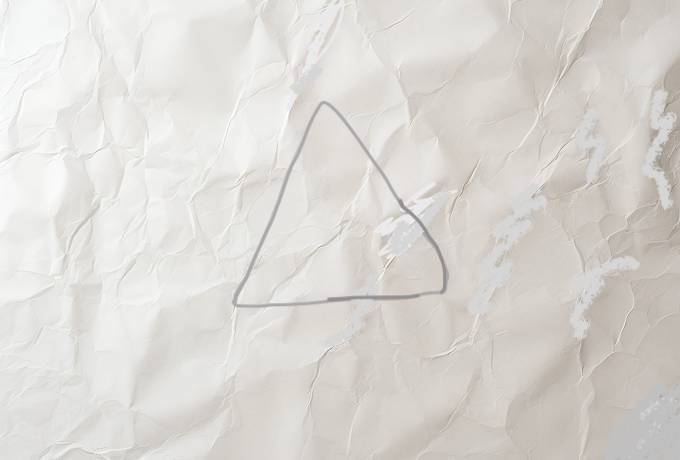
#> input picture EdgeDetection/pythonProject/paper4.jpeg, 680 x 460 px, found by its file name
$ python canny_manual.py
#> lines starting #> are read from the running program, lines starting #| are printed output that depends on the picture
### EdgeDetection/pythonProject/sobel_manual.py
import cv2
import numpy as np
import matplotlib.pyplot as plt
import time


def load_image(path):
    return cv2.imread(path)


def convert_to_grayscale(image):
    return cv2.cvtColor(image, cv2.COLOR_BGR2GRAY)


def convolve(image, kernel):
    #convoluția asupra imaginii folosind un kernel 3x3
    h, w = image.shape
    kh, kw = kernel.shape
    pad = kh // 2
    output = np.zeros((h, w), dtype=np.float64)

    #aplic kernelul pe fiecare pixel
    for i in range(pad, h - pad):
        for j in range(pad, w - pad):
            region = image[i - pad:i + pad + 1, j - pad:j + pad + 1]
            output[i, j] = np.sum(region * kernel)

    return output


# [12 lines left out: function apply_sobel_operator_manual1, not called in this run]


def apply_sobel_operator_manual(image):

    sobel_x = np.array([[-1, 0, 1], [-2, 0, 2], [-1, 0, 1]], dtype=np.float64)
    sobel_y = np.array([[-1, -2, -1], [0, 0, 0], [1, 2, 1]], dtype=np.float64)

    grad_x = convolve(image, sobel_x)
    grad_y = convolve(image, sobel_y)

    grad_magnitude = np.sqrt(grad_x ** 2 + grad_y ** 2)

    grad_direction = np.arctan2(grad_y, grad_x)

    return grad_x, grad_y, grad_magnitude, grad_direction


def normalize_image(image):
    return np.uint8(255 * np.abs(image) / np.max(image))


# [10 lines left out: function plot_images, not called in this run]


# [38 lines that do not run on import are left out]

### EdgeDetection/pythonProject/canny_manual.py
import cv2
import numpy as np
import time
import matplotlib.pyplot as plt
import sobel_manual


def gaussian_kernel(size=5, sigma=1.4):
    """
    Generează un kernel Gaussian.
    """
    kernel = np.fromfunction(
        lambda x, y: (1 / (2 * np.pi * sigma ** 2)) *
                     np.exp(-((x - (size - 1) / 2) ** 2 + (y - (size - 1) / 2) ** 2) / (2 * sigma ** 2)),
        (size, size)
    )
    return kernel / np.sum(kernel)

def non_maximum_suppression(grad_mag, grad_dir):
    """
    Aplică non-maximum suppression pentru a subția marginile.
    """
    h, w = grad_mag.shape
    output = np.zeros((h, w), dtype=np.float64)
    angle = grad_dir * 180.0 / np.pi
    angle[angle < 0] += 180

    for i in range(1, h - 1):
        for j in range(1, w - 1):
            q, r = 255, 255

            #  vecinii in functie de directia gradientului
            if (0 <= angle[i, j] < 22.5) or (157.5 <= angle[i, j] <= 180):
                q, r = grad_mag[i, j + 1], grad_mag[i, j - 1]
            elif 22.5 <= angle[i, j] < 67.5:
                q, r = grad_mag[i + 1, j - 1], grad_mag[i - 1, j + 1]
            elif 67.5 <= angle[i, j] < 112.5:
                q, r = grad_mag[i + 1, j], grad_mag[i - 1, j]
            elif 112.5 <= angle[i, j] < 157.5:
                q, r = grad_mag[i - 1, j - 1], grad_mag[i + 1, j + 1]

            # Păstram doar maximele locale
            if grad_mag[i, j] >= q and grad_mag[i, j] >= r:
                output[i, j] = grad_mag[i, j]

    return output

def hysteresis_thresholding(image, low_threshold, high_threshold):
    """
    hysteresis thresholding pentru a elimina marginile slabe.
    """
    strong, weak = 255, 75
    strong_i, strong_j = np.where(image >= high_threshold)
    weak_i, weak_j = np.where((image >= low_threshold) & (image < high_threshold))

    output = np.zeros_like(image, dtype=np.uint8)
    output[strong_i, strong_j] = strong
    output[weak_i, weak_j] = weak

    # Conecteaza marginile slabe la marginile puternice
    for i, j in zip(weak_i, weak_j):
        if np.any(output[i - 1:i + 2, j - 1:j + 2] == strong):
            output[i, j] = strong
        else:
            output[i, j] = 0

    return output

def canny_manual(image, low_threshold_ratio=0.03, high_threshold_ratio=0.09):

    kernel = gaussian_kernel()
    blurred = sobel_manual.convolve(image, kernel)

    grad_x, grad_y, grad_mag, grad_dir = sobel_manual.apply_sobel_operator_manual(blurred)

    suppressed = non_maximum_suppression(grad_mag, grad_dir)

    # hysteresis thresholding
    max_grad = np.max(suppressed)
    low_threshold = low_threshold_ratio * max_grad
    high_threshold = high_threshold_ratio * max_grad
    edges = hysteresis_thresholding(suppressed, low_threshold, high_threshold)

    return edges

if __name__ == "__main__":
    image_path = '/Users/dariatache/Desktop/PrelucrareSemnale/EdgeDetection/pythonProject/paper4.jpeg'
    gray_image = cv2.imread(image_path, cv2.IMREAD_GRAYSCALE)
#> gray_image: shape (460, 680); min 127, max 255, mean 217.1

    if gray_image is None:
        raise ValueError("Imaginea nu a putut fi încărcată.")

    start = time.time()
    edges = canny_manual(gray_image)
#> after the loop in convolve (call 2), `for i in range(pad, h - pad):`:
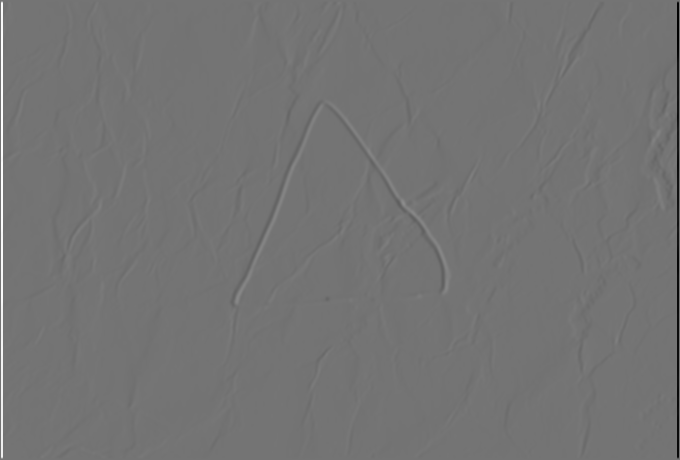
#> output: shape (460, 680) float64; min -838.2, max 1001, mean 0; drawn with min black and max white
#> in apply_sobel_operator_manual, `grad_magnitude = np.sqrt(grad_x ** 2 + grad_y ** 2)`:
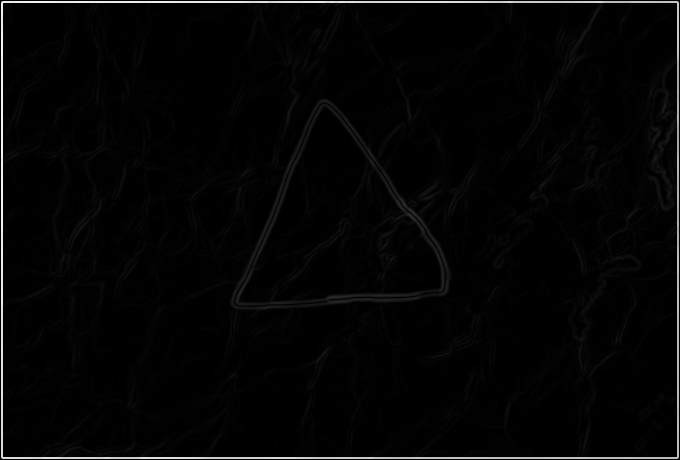
#> grad_magnitude: shape (460, 680) float64; min 0, max 1033.7, mean 21.8; drawn with min black and max white
#> in apply_sobel_operator_manual, `grad_direction = np.arctan2(grad_y, grad_x)`:
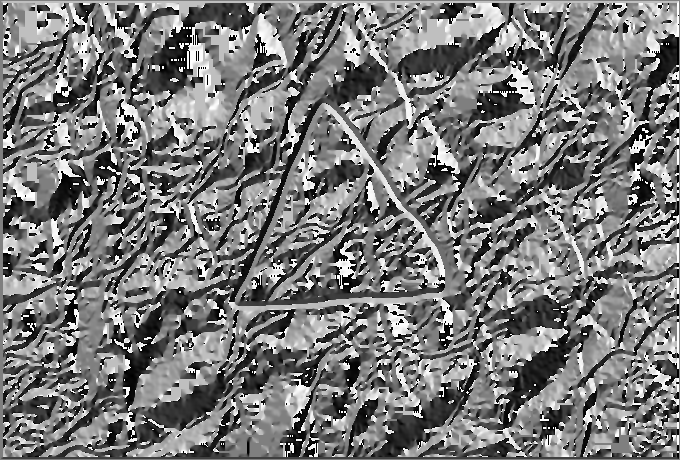
#> grad_direction: shape (460, 680) float64; min -3.14, max 3.14, mean -0.142; drawn with min black and max white
#> in non_maximum_suppression, `angle[angle < 0] += 180`:
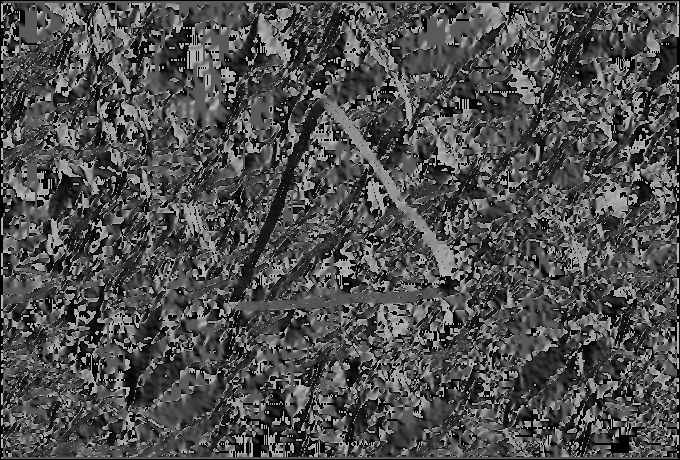
#> angle: shape (460, 680) float64; min 0, max 180, mean 78.5
#> in canny_manual, `max_grad = np.max(suppressed)`: max_grad = 1033.7
#> in canny_manual, `low_threshold = low_threshold_ratio * max_grad`: low_threshold = 31.01
#> in canny_manual, `high_threshold = high_threshold_ratio * max_grad`: high_threshold = 93.03
#> in hysteresis_thresholding, `strong_i, strong_j = np.where(image >= high_threshold)`: strong_i = 3203 values from 1 to 458; strong_j = 3203 values, max 678 at index 263, min 1 at index 0, mean 340.4
#> in hysteresis_thresholding, `weak_i, weak_j = np.where((image >= low_threshold) & (image < high_thr..`: weak_i = 3657 values from 3 to 455; weak_j = 3657 values, max 676 at index 2136, min 3 at index 1238, mean 387.2
#> the loop in hysteresis_thresholding, `for i, j in zip(weak_i, weak_j):` made 3657 passes
#> (i, j) on passes 1 to 3: (3, 97), (3, 334), (3, 508)
#> after the loop in hysteresis_thresholding, `for i, j in zip(weak_i, weak_j):`:
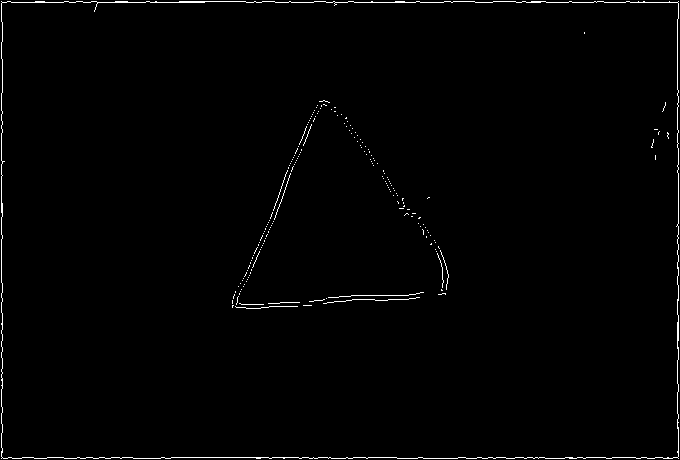
#> output: shape (460, 680); 1.1% white in thin lines or dots
    end = time.time()

    print(f"Time: {end-start}")

    plt.figure(figsize=(10, 5))
    plt.subplot(1, 2, 1)
    plt.imshow(gray_image, cmap='gray')
    plt.title("Imaginea originală")
    plt.axis('off')

    plt.subplot(1, 2, 2)
    plt.imshow(edges, cmap='gray')
    plt.title("Margini detectate (Canny manual)")
    plt.axis('off')

    plt.show()
    plt.savefig("paper4Canny_manual.jpeg")
